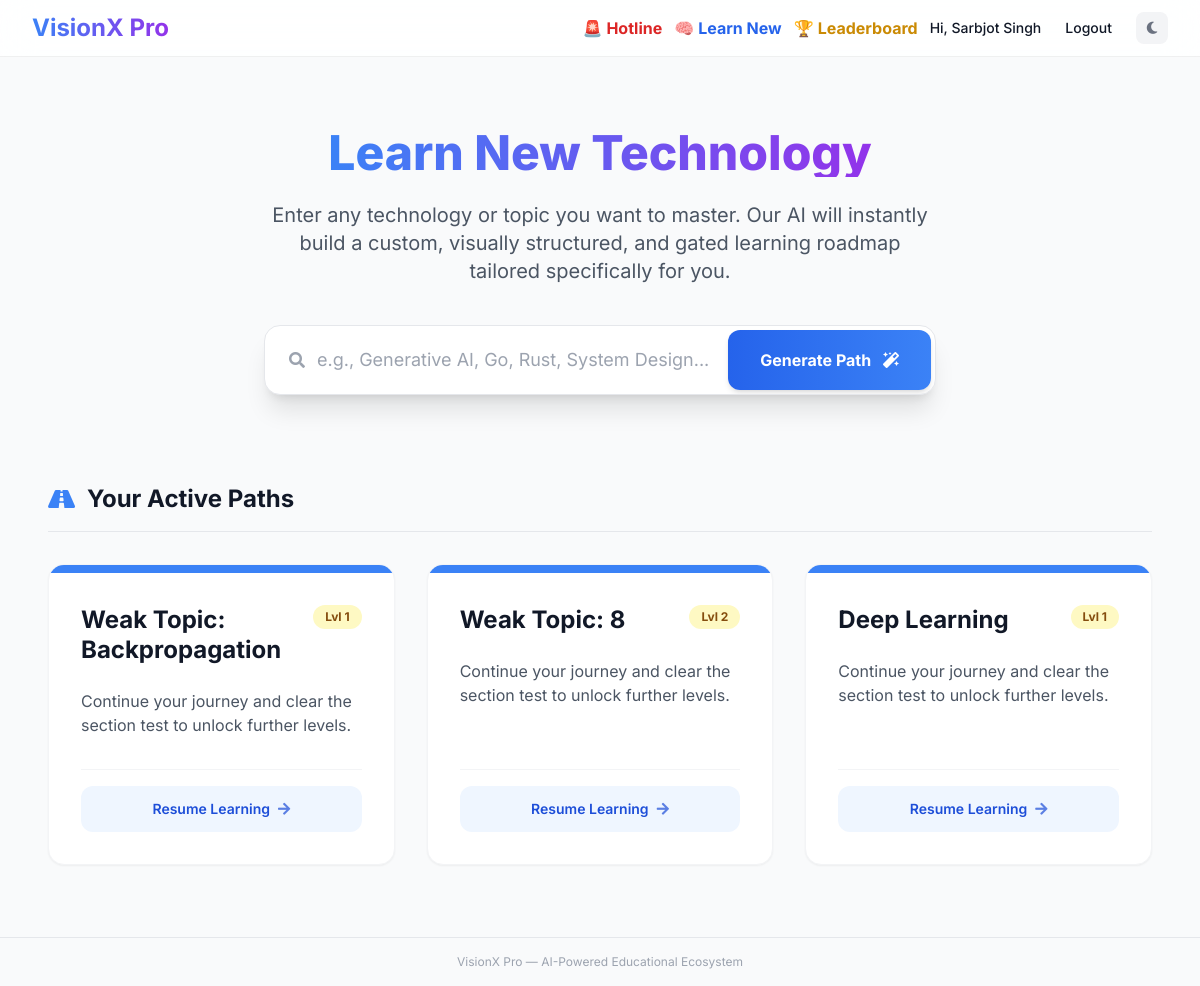
Screenshot of /student/learn_new (signed in) with the database file from the repository.
### models.py (models this page shows)
class User(db.Model, UserMixin):
    id = db.Column(db.Integer, primary_key=True)
    username = db.Column(db.String(50), nullable=False)
    email = db.Column(db.String(100), unique=True, nullable=False)
    password_hash = db.Column(db.String(200), nullable=False)
    role = db.Column(db.String(20), nullable=False)
    department_id = db.Column(db.Integer, db.ForeignKey('department.id'), nullable=True)
    class_id = db.Column(db.Integer, db.ForeignKey('class.id'), nullable=True)
    assigned_class = db.relationship('Class', back_populates='students')
    credits = db.Column(db.Integer, default=0)
    attendance_percentage = db.Column(db.Float, default=0.0)

class StudentProgress(db.Model):
    id = db.Column(db.Integer, primary_key=True)
    student_id = db.Column(db.Integer, db.ForeignKey('user.id'))
    tech_id = db.Column(db.Integer, db.ForeignKey('roadmap.id'))
    current_section = db.Column(db.Integer, default=1)
    is_completed = db.Column(db.Boolean, default=False)

class Roadmap(db.Model):
    id = db.Column(db.Integer, primary_key=True)
    tech_name = db.Column(db.String(50)) # e.g., "React"
    sections = db.Column(db.JSON) # JSON roadmap structure

### routes/student.py (the view, shortened to what this page needs)
@student.route('/student/learn_new', methods=['GET', 'POST'])
@login_required
def learn_new_dashboard():
    paths = db.session.query(StudentProgress, Roadmap).join(Roadmap).filter(StudentProgress.student_id == current_user.id).all()
    return render_template('learn_new.html', paths=paths)

### app.py (called while the page is built)
@login_manager.user_loader
def load_user(user_id):
    return db.session.get(User, int(user_id))

### templates/learn_new.html (shortened to what this page needs)
{% extends 'base.html' %}
{% block content %}
<div class="flex flex-col items-center justify-center py-12 mb-10 w-full max-w-4xl mx-auto text-center px-4">
    <h2 class="text-4xl md:text-5xl font-extrabold text-transparent bg-clip-text bg-gradient-to-r from-brand-500 to-purple-600 mb-6">Learn New Technology</h2>
    <p class="text-lg md:text-xl text-gray-600 dark:text-gray-300 mb-10 max-w-2xl">Enter any technology or topic you want to master. Our AI will instantly build a custom, visually structured, and gated learning roadmap tailored specifically for you.</p>
    <form method="POST" action="{{ url_for('student.learn_new_dashboard') }}" class="w-full max-w-2xl flex flex-col sm:flex-row shadow-xl rounded-2xl overflow-hidden bg-white dark:bg-darkcard border border-gray-200 dark:border-gray-700 p-1">
        <div class="relative flex-grow flex items-center">
            <i class="fas fa-search absolute left-5 text-gray-400"></i>
            <input type="text" name="tech_name" class="w-full py-4 pl-12 pr-4 text-gray-900 bg-transparent border-none focus:ring-0 text-lg dark:text-white placeholder-gray-400" placeholder="e.g., Generative AI, Go, Rust, System Design..." required>
        </div>
        <button type="submit" class="bg-gradient-to-r from-brand-600 to-brand-500 hover:from-brand-500 hover:to-brand-400 text-white font-bold py-4 px-8 rounded-xl transition-all duration-300 flex-shrink-0 sm:w-auto w-full mt-2 sm:mt-0 shadow-md">
            Generate Path <i class="fas fa-magic ml-2"></i>
        </button>
    </form>
</div>
<div class="max-w-6xl mx-auto px-4 pb-12">
    <div class="flex items-center justify-between mb-8 pb-4 border-b border-gray-200 dark:border-gray-800">
        <h3 class="text-2xl font-bold text-gray-900 dark:text-white flex items-center">
            <i class="fas fa-road mr-3 text-brand-500"></i> Your Active Paths
        </h3>
    </div>
    {% if paths|length == 0 %}
        <div class="bg-brand-50 border border-brand-200 text-brand-800 dark:bg-brand-900/30 dark:border-brand-800 dark:text-brand-200 px-6 py-8 rounded-2xl text-center shadow-sm">
            <i class="fas fa-rocket text-4xl mb-4 text-brand-400"></i>
            <h4 class="text-xl font-bold mb-2">No active journeys yet!</h4>
            <p class="text-brand-700 dark:text-brand-300">Enter a topic above to begin your very first curated learning path.</p>
        </div>
    {% else %}
        <div class="grid grid-cols-1 md:grid-cols-2 lg:grid-cols-3 gap-8">
        {% for prog, roadmap in paths %}
            <div class="bg-white dark:bg-darkcard rounded-2xl shadow-sm border border-gray-100 dark:border-gray-800 flex flex-col transition-all duration-300 hover:shadow-xl hover:-translate-y-2 group overflow-hidden relative">
                <div class="h-2 w-full {% if prog.is_completed %}bg-green-500{% else %}bg-brand-500{% endif %}"></div>
                <div class="p-6 md:p-8 flex-grow flex flex-col relative z-20">
                    <div class="flex justify-between items-start mb-6">
                        <h4 class="text-2xl font-bold text-gray-900 dark:text-white leading-tight pr-4">{{ roadmap.tech_name }}</h4>
                        {% if prog.is_completed %}
                            <span class="inline-flex items-center px-3 py-1 rounded-full text-xs font-bold bg-green-100 text-green-800 dark:bg-green-900/50 dark:text-green-300 whitespace-nowrap">
                                <i class="fas fa-check-circle mr-1"></i> Completed
                            </span>
                        {% else %}
                            <span class="inline-flex items-center px-3 py-1 rounded-full text-xs font-bold bg-yellow-100 text-yellow-800 dark:bg-yellow-900/50 dark:text-yellow-300 whitespace-nowrap">
                                Lvl {{ prog.current_section }}
                            </span>
                        {% endif %}
                    </div>
                    <p class="text-gray-600 dark:text-gray-400 mb-8 flex-grow">
                        {% if prog.is_completed %}
                            You have successfully mastered the fundamentals of this technology. Review your path anytime.
                        {% else %}
                            Continue your journey and clear the section test to unlock further levels.
                        {% endif %}
                    </p>
                    <div class="mt-auto pt-4 border-t border-gray-100 dark:border-gray-800">
                        <a href="{{ url_for('student.view_roadmap', roadmap_id=roadmap.id) }}" class="inline-flex justify-center items-center w-full px-4 py-3 border border-transparent text-sm font-semibold rounded-xl {% if prog.is_completed %}text-green-700 bg-green-50 hover:bg-green-100 dark:text-green-300 dark:bg-green-900/30 dark:hover:bg-green-900/50{% else %}text-brand-700 bg-brand-50 hover:bg-brand-100 dark:text-brand-300 dark:bg-brand-900/30 dark:hover:bg-brand-900/50{% endif %} transition-colors focus:outline-none focus:ring-2 focus:ring-offset-2 focus:ring-brand-500">
                            {% if prog.is_completed %} Review Path {% else %} Resume Learning {% endif %}
                            <i class="fas fa-arrow-right ml-2 opacity-70 group-hover:translate-x-1 transition-transform"></i>
                        </a>
                    </div>
                </div>
            </div>
        {% endfor %}
        </div>
    {% endif %}
</div>
<link rel="stylesheet" href="https://cdnjs.cloudflare.com/ajax/libs/font-awesome/5.15.4/css/all.min.css">
{% endblock %}

### templates/base.html (shortened to what this page needs)
<!DOCTYPE html>
<html lang="en" class="light">
<head>
    <link rel="stylesheet" href="https://cdnjs.cloudflare.com/ajax/libs/font-awesome/6.5.1/css/all.min.css" />
    <script src="https://cdn.tailwindcss.com"></script>
</head>
<body class="bg-gray-50 dark:bg-darkbase text-gray-900 dark:text-gray-100 min-h-screen flex flex-col font-sans">
    <nav class="glass sticky top-0 z-50 transition-colors duration-200">
        <div class="max-w-7xl mx-auto px-4 sm:px-6 lg:px-8">
            <div class="flex justify-between items-center h-14">
                <a href="{% if current_user.is_authenticated %}{% if current_user.role == 'Technical Head' %}{{ url_for('auth.admin_dashboard') }}{% elif current_user.role == 'Teacher' %}{{ url_for('teacher.dashboard') }}{% elif current_user.role == 'Student' %}{{ url_for('student.dashboard') }}{% elif current_user.role == 'HOD' %}{{ url_for('hod_director.dashboard') }}{% elif current_user.role == 'Director' %}{{ url_for('hod_director.director_dashboard') }}{% else %}/{% endif %}{% else %}/{% endif %}" class="text-2xl font-bold bg-clip-text text-transparent bg-gradient-to-r from-brand-500 to-purple-600 hover:scale-105 transition-transform duration-300">
                </a>
                <div class="flex items-center gap-2 sm:gap-3">
                    {% if current_user.is_authenticated %}
                        {% if current_user.role == 'Student' %}
                        <a href="{{ url_for('student.complaints_portal') }}" class="flex items-center text-red-600 dark:text-red-400 font-bold hover:scale-105 transition-transform">
                            🚨 <span class="hidden sm:inline ml-1">Hotline</span>
                        </a>
                        <a href="{{ url_for('student.learn_new_dashboard') }}" class="flex items-center text-blue-600 dark:text-blue-400 font-bold hover:scale-105 transition-transform">
                            🧠 <span class="hidden sm:inline ml-1">Learn New</span>
                        </a>
                        <a href="{{ url_for('student.leaderboard') }}" class="flex items-center text-yellow-600 dark:text-yellow-400 font-bold hover:scale-105 transition-transform">
                            🏆 <span class="hidden sm:inline ml-1">Leaderboard</span>
                        </a>
                        {% endif %}
                        <span class="text-sm font-medium hidden sm:inline">Hi, {{ current_user.username }}</span>
                        <a href="{{ url_for('auth.logout') }}" class="px-3 py-2 rounded-lg text-sm font-medium hover:bg-gray-200 dark:hover:bg-gray-700 transition duration-200">Logout</a>
                    {% else %}
                        <a href="{{ url_for('auth.login') }}" class="btn-primary text-xs px-4 py-2">Login</a>
                    {% endif %}
                    <button id="themeToggle" class="w-8 h-8 flex items-center justify-center rounded-lg bg-gray-100 hover:bg-gray-200 dark:bg-gray-800 dark:hover:bg-gray-700 transition-colors text-gray-500 dark:text-gray-400">
                        <i class="fa-solid fa-moon text-sm block dark:hidden"></i>
                    </button>
                </div>
            </div>
        </div>
    </nav>
    <main class="flex-grow w-full max-w-7xl mx-auto px-4 sm:px-6 lg:px-8 py-6">
        {% block content %}{% endblock %}
    </main>
    <footer class="border-t border-gray-200 dark:border-gray-800 py-4 mt-auto">
        <p class="text-center text-xs text-gray-400 dark:text-gray-600">VisionX Pro — AI-Powered Educational Ecosystem</p>
    </footer>
</body>
</html>

### templates/base.html (style rules this page uses)
.glass { background: rgba(255, 255, 255, 0.85); backdrop-filter: blur(16px); -webkit-backdrop-filter: blur(16px); border-bottom: 1px solid rgba(0, 0, 0, 0.06); }
main { animation: fadeIn 0.25s ease-out; }

### rows the page displays
User: username "Sarbjot Singh"
StudentProgress: is_completed False (drawn), tech_name "Weak Topic: Backpropagation", current_section "1", shows "Continue your journey and clear the section test to unlock further levels."
StudentProgress: is_completed False (drawn), tech_name "Weak Topic: 8", current_section "2", shows "Continue your journey and clear the section test to unlock further levels."
StudentProgress: is_completed False (drawn), tech_name "Deep Learning", current_section "1", shows "Continue your journey and clear the section test to unlock further levels."
